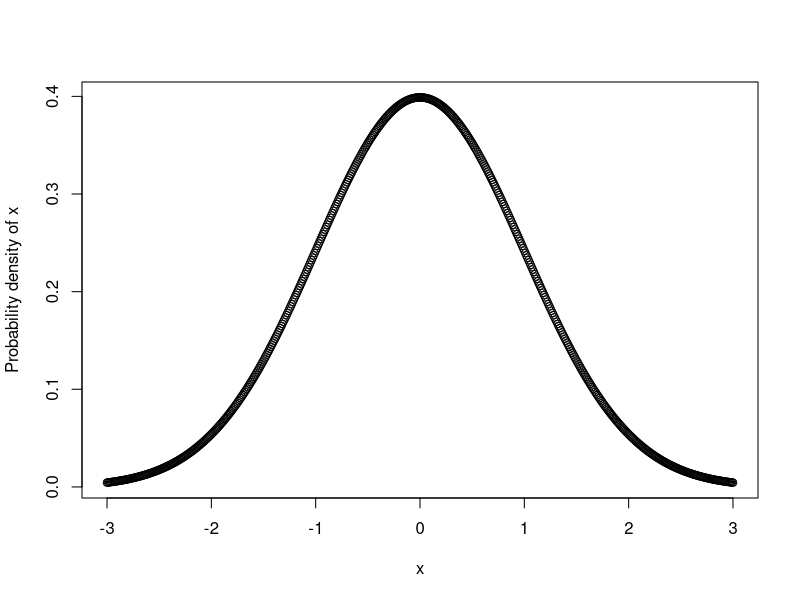
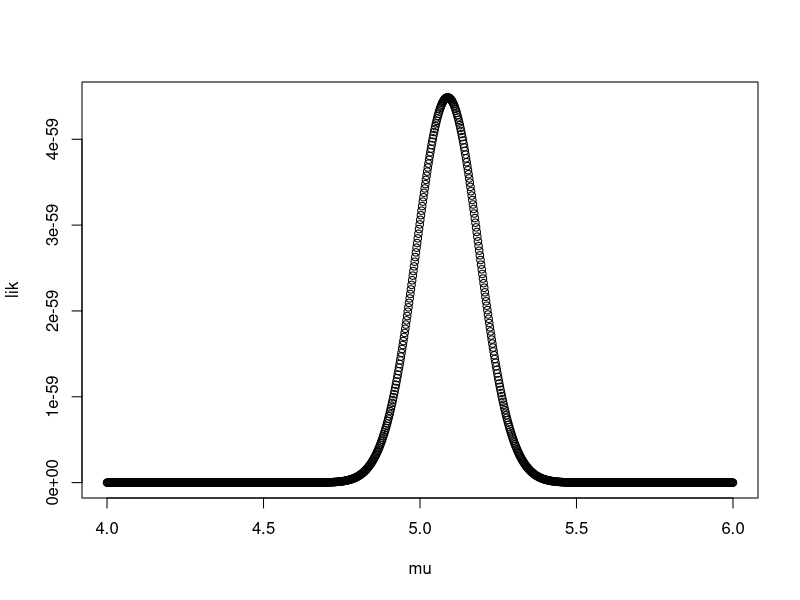
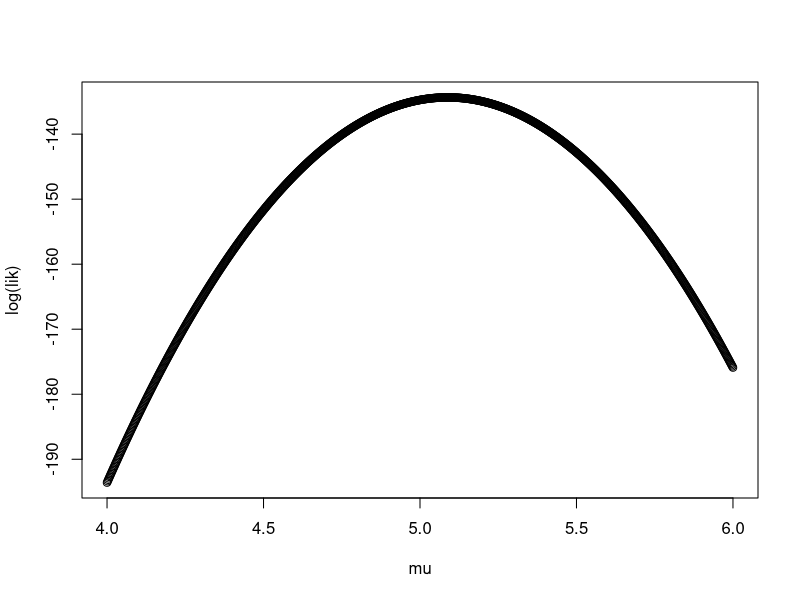
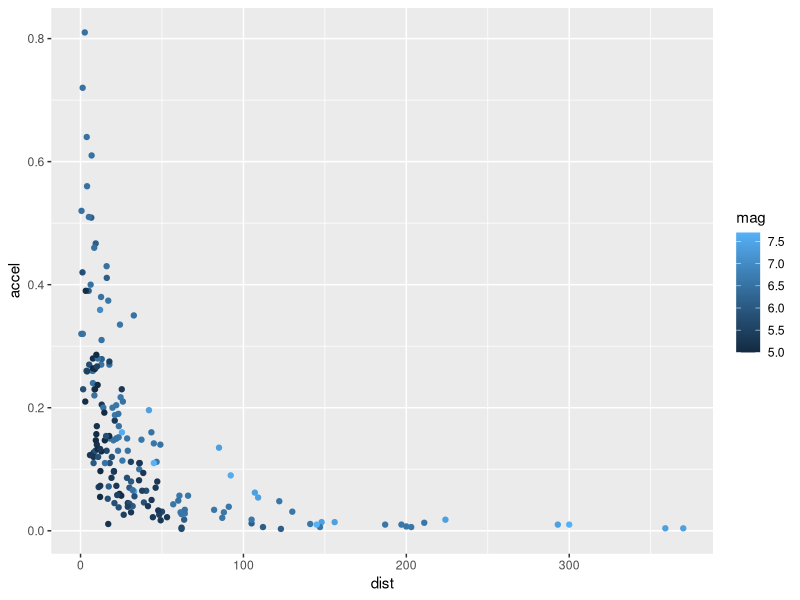
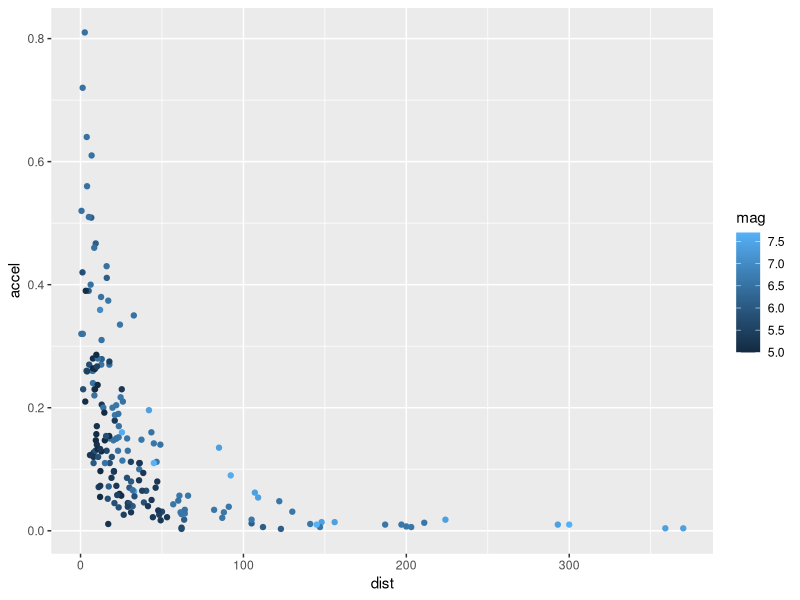

These figures' R source, in order:
## ---- chunk 1
library(ggplot2)
## ---- chunk 2
y <- rnorm(n = 100, mean = 5, sd = 1)
## ---- chunk 3
x <- seq(-3, 3, .01)
fx <- dnorm(x, 0, 1)
plot(x, fx, ylab = 'Probability density of x')
## ---- chunk 4
calc_lik <- function(y, mu) {
  likelihood <- prod(dnorm(y, mu, sd = 1))
  return(likelihood)
} 
## ---- chunk 5
l <- 1000
mu <- seq(4, 6, length.out = l)
lik <- rep(NA, l)
for (i in 1:l){
  lik[i] <- calc_lik(y, mu[i])
}
## ---- chunk 6
plot(mu, lik)
## ---- chunk 7
plot(mu, log(lik))
## ---- chunk 8
ggplot(attenu, aes(x = dist, y = accel, col = mag)) + 
  geom_point()
## ---- chunk 9
ggplot(attenu, aes(x = dist, y = accel, col = mag)) + 
  geom_point()
